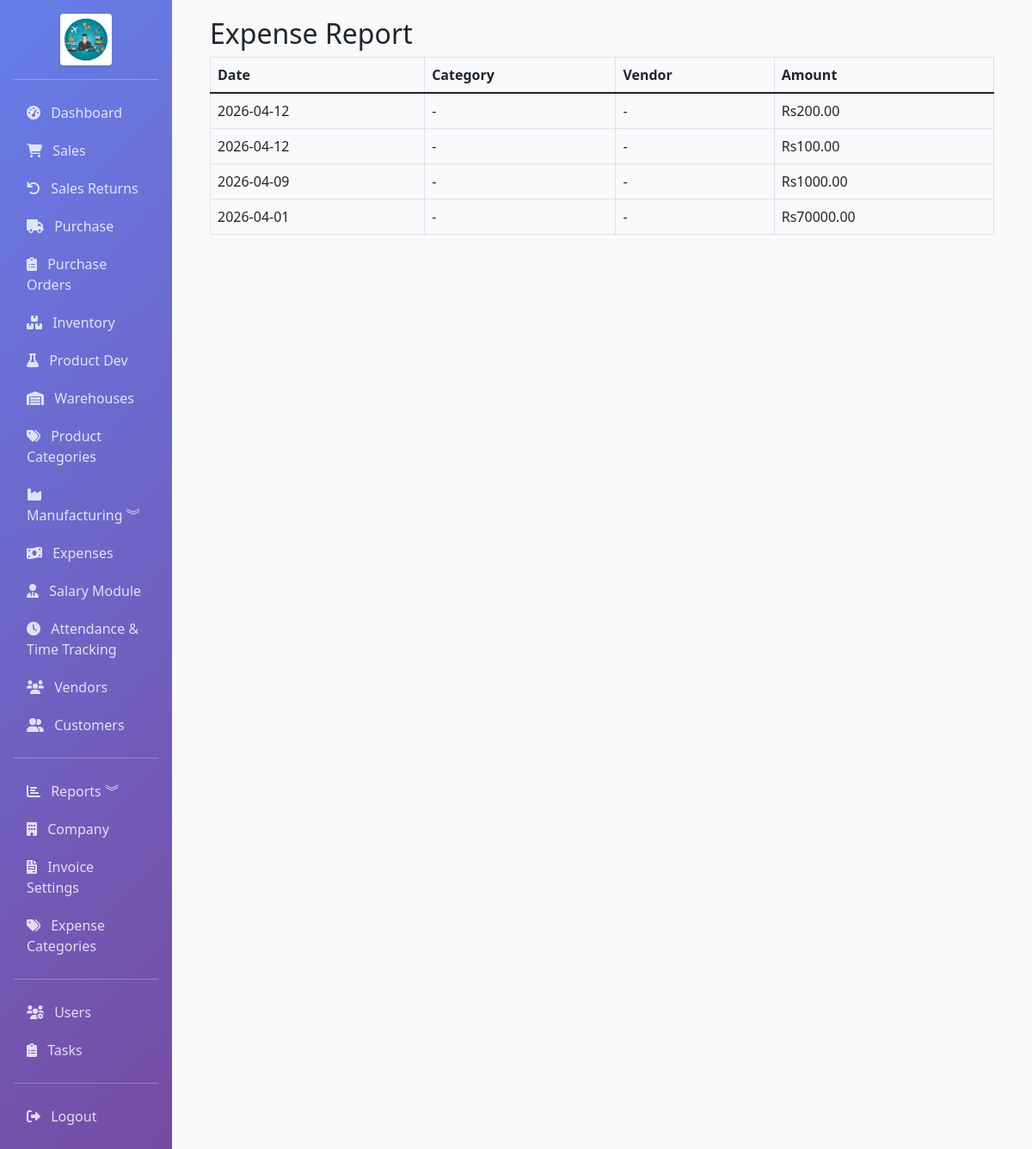
/accounting/reports/expense (signed in), run on an earlier commit of the app's database.
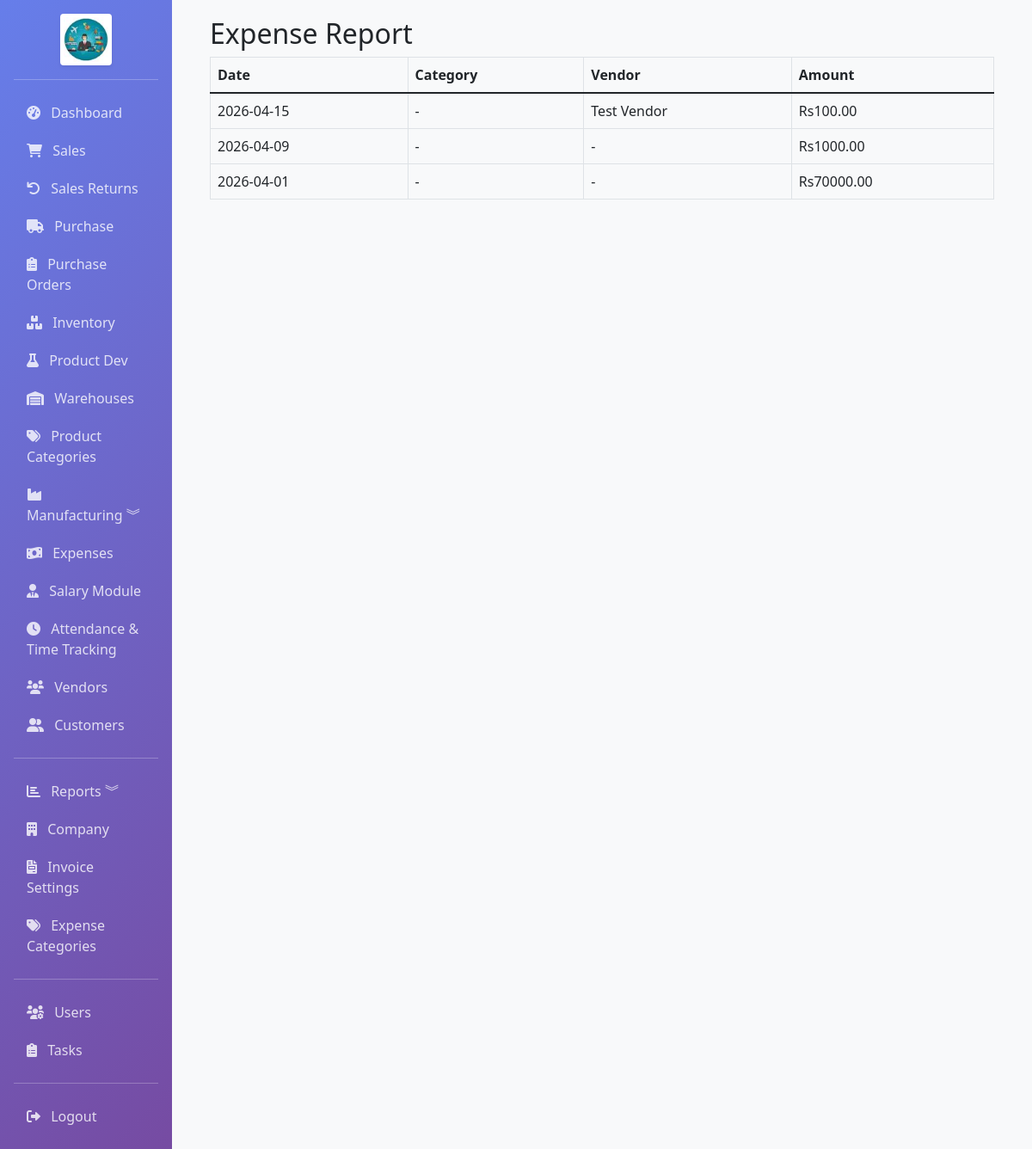
And on a later commit of the database.
### app/models.py (models this page shows, shortened)
class Expense(db.Model):
    __tablename__ = 'expenses'
    id = db.Column(db.Integer, primary_key=True)
    expense_number = db.Column(db.String(50), unique=True, index=True)
    date = db.Column(db.DateTime, default=datetime.utcnow, index=True)
    category_id = db.Column(db.Integer, db.ForeignKey('expense_categories.id'), index=True)
    vendor_id = db.Column(db.Integer, db.ForeignKey('vendors.id'), index=True, nullable=True)
    description = db.Column(db.Text)
    amount = db.Column(db.Float, nullable=False)
    payment_method = db.Column(db.String(50))
    reference = db.Column(db.String(100))
    bill_image_path = db.Column(db.String(255))  # Path to bill image
    notes = db.Column(db.Text)
    is_bom_overhead = db.Column(db.Boolean, default=False)
    product_id = db.Column(db.Integer, db.ForeignKey('products.id'), nullable=True)
    bom_id = db.Column(db.Integer, db.ForeignKey('boms.id'), nullable=True)
    created_by = db.Column(db.Integer, db.ForeignKey('users.id'))
    created_at = db.Column(db.DateTime, default=datetime.utcnow)
    is_monthly_divided = db.Column(db.Boolean, default=False)  # Whether expense is divided across month
    monthly_start_date = db.Column(db.Date)  # Start date for monthly distribution
    monthly_end_date = db.Column(db.Date)  # End date for monthly distribution
    daily_amount = db.Column(db.Float, default=0)  # Calculated daily amount
    vendor = db.relationship('Vendor', backref='expenses', lazy=True)
    product = db.relationship('Product', backref='overhead_expenses', lazy=True)
    bom = db.relationship('BOM', backref='overhead_expenses', lazy=True)

class Vendor(db.Model):
    __tablename__ = 'vendors'
    id = db.Column(db.Integer, primary_key=True)
    name = db.Column(db.String(100), nullable=False, index=True)
    email = db.Column(db.String(120), index=True)
    phone = db.Column(db.String(20))
    address = db.Column(db.Text)
    gst_number = db.Column(db.String(20), index=True)
    pan_number = db.Column(db.String(20))
    contact_person = db.Column(db.String(100))
    shipping_address = db.Column(db.Text)
    payment_terms = db.Column(db.Integer, default=30)  # Days
    credit_limit = db.Column(db.Float, default=0)
    is_active = db.Column(db.Boolean, default=True)
    created_at = db.Column(db.DateTime, default=datetime.utcnow)
    updated_at = db.Column(db.DateTime, default=datetime.utcnow, onupdate=datetime.utcnow)
    bills = db.relationship('PurchaseBill', backref='vendor', lazy=True, cascade='all, delete-orphan')
    advances = db.relationship('VendorAdvance', backref='vendor', lazy=True, cascade='all, delete-orphan')

### app/routes/accounting.py (the view)
@bp.route('/reports/expense')
@login_required
def report_expense():
    expenses = Expense.query.order_by(Expense.date.desc()).all()
    return render_template('accounting/report_expense.html', expenses=expenses)

### app/models.py (called while the page is built)
    @property
    def is_admin(self):
        return self.role == 'admin'

### app/templates/accounting/report_expense.html (shortened to what this page needs)
{% extends "base.html" %}
{% block content %}
<div class="container-fluid">
  <h2>Expense Report</h2>
  <div class="table-responsive">
    <table class="table table-bordered">
      <thead><tr><th>Date</th><th>Category</th><th>Vendor</th><th>Amount</th></tr></thead>
      <tbody>
      {% for e in expenses %}
      <tr>
        <td>{{ e.date.strftime('%Y-%m-%d') }}</td>
        <td>{{ e.category.name if e.category else '-' }}</td>
        <td>{{ e.vendor.name if e.vendor else '-' }}</td>
        <td>Rs{{ '%.2f'|format(e.amount) }}</td>
      </tr>
      {% endfor %}
      </tbody>
    </table>
  </div>
</div>
{% endblock %}

What changed in the data, as far as the page shows it:
removed Expense: date "2026-04-12", category "-", vendor "-", amount "200.00"
removed Expense: date "2026-04-12", category "-", vendor "-", amount "100.00"
added Expense: date "2026-04-15", category "-", vendor "Test Vendor", amount "100.00"
